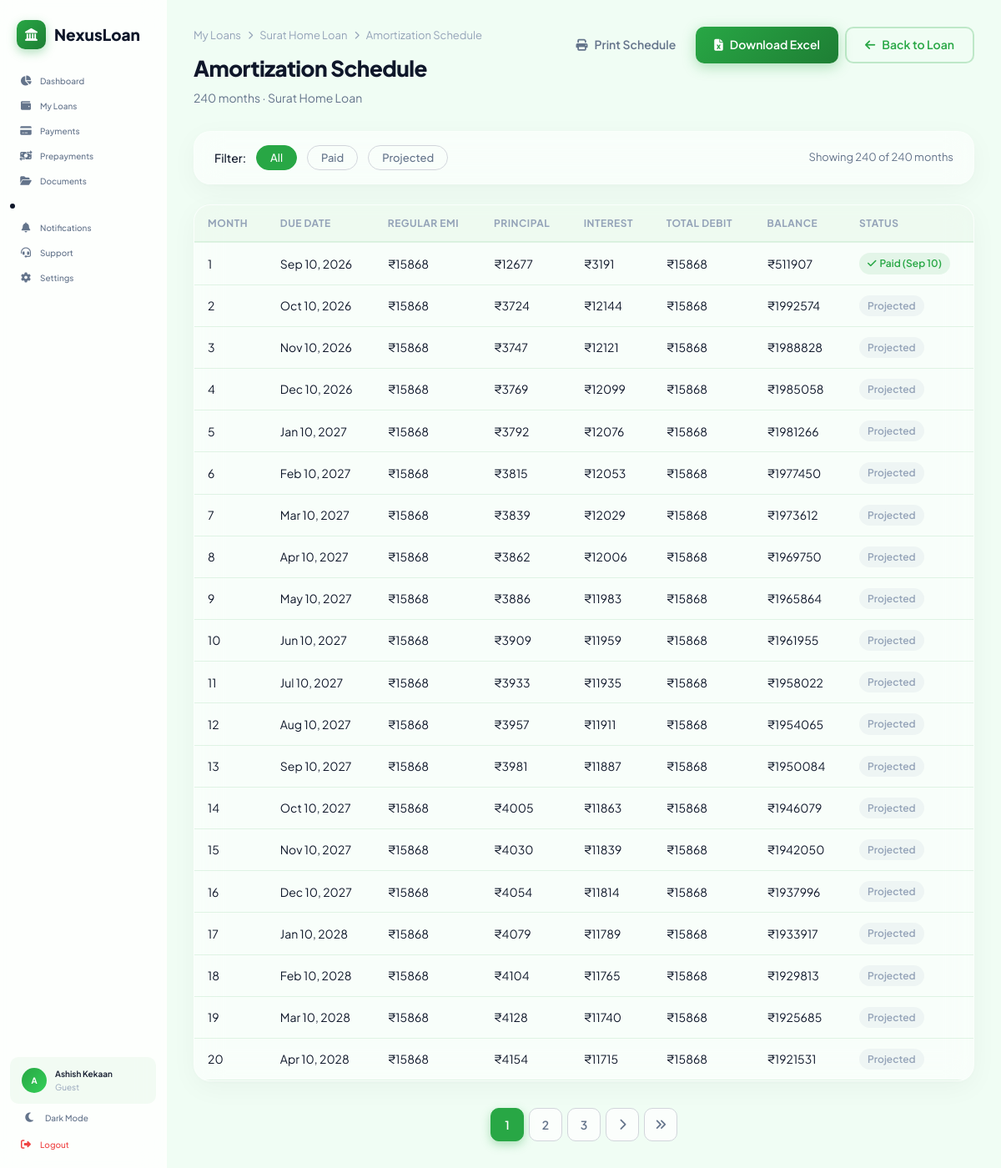
Page /loans/7/schedule/ (signed in) on the committed database.
### accounts/models.py (models this page shows, shortened)
class Profile(models.Model):
    ROLE_CHOICES = [("guest", "Guest"), ("borrower", "Borrower"), ("lender", "Lender")]
    user = models.OneToOneField(
        settings.AUTH_USER_MODEL, on_delete=models.CASCADE, related_name="profile"
    )
    role = models.CharField(max_length=20, choices=ROLE_CHOICES, default="guest")
    phone = models.CharField(max_length=15, blank=True, null=True)
    available_funds = models.DecimalField(max_digits=15, decimal_places=2, default=0)
    kyc_verified = models.BooleanField(default=False)
    pan_number = models.CharField(max_length=10, blank=True, null=True)
    credit_score = models.PositiveIntegerField(
        default=750, help_text="CIBIL score approximation"
    )
    annual_income = models.DecimalField(max_digits=15, decimal_places=2, default=0)
    created_at = models.DateTimeField(auto_now_add=True)

### loans/models.py (models this page shows, shortened)
class Loan(models.Model):
    STATUS_CHOICES = [
        ("active", "Active"),
        ("closed", "Closed"),
        ("default", "Default"),
    ]
    LOAN_TYPE_CHOICES = [
        ("home", "Home Loan"),
        ("car", "Car Loan"),
        ("education", "Education Loan"),
        ("personal", "Personal Loan"),
        ("business", "Business Loan"),
        ("gold", "Gold Loan"),
        ("other", "Other"),
    ]
    EMI_FREQUENCY_CHOICES = [
        ("monthly", "Monthly"),
        ("quarterly", "Quarterly"),
        ("half_yearly", "Half Yearly"),
        ("yearly", "Yearly"),
    ]
    user = models.ForeignKey(
        settings.AUTH_USER_MODEL, on_delete=models.CASCADE, related_name="loans"
    )
    loan_name = models.CharField(max_length=200)
    loan_type = models.CharField(
        max_length=20, choices=LOAN_TYPE_CHOICES, default="home"
    )
    amount = models.DecimalField(max_digits=15, decimal_places=2)
    interest_rate = models.DecimalField(max_digits=5, decimal_places=2)
    tenure_years = models.PositiveIntegerField()
    emi = models.DecimalField(max_digits=15, decimal_places=2)
    start_date = models.DateField()
    first_emi_date = models.DateField(
        null=True,
        blank=True,
        help_text="Date on which first EMI will be deducted.",
    )
    emi_frequency = models.CharField(
        max_length=20, choices=EMI_FREQUENCY_CHOICES, default="monthly"
    )
    auto_debit = models.BooleanField(
        default=True, help_text="Automatically deduct EMI on due date."
    )
    status = models.CharField(max_length=20, choices=STATUS_CHOICES, default="active")
    closed_date = models.DateField(null=True, blank=True)
    remaining_balance = models.DecimalField(max_digits=15, decimal_places=2, default=0)
    total_interest_paid = models.DecimalField(
        max_digits=15, decimal_places=2, default=0
    )
    is_public = models.BooleanField(
        default=False, help_text="Make visible to lenders for investment"
    )
    funded_amount = models.DecimalField(max_digits=15, decimal_places=2, default=0)
    created_at = models.DateTimeField(auto_now_add=True)
    updated_at = models.DateTimeField(auto_now=True)
    class Meta:
        ordering = ["-created_at"]
        verbose_name = "Loan"
        verbose_name_plural = "Loans"
    @property
    def schedule_start_date(self):
        return self.first_emi_date or self.start_date

### payments/models.py (models this page shows, shortened)
class Payment(models.Model):
    STATUS_CHOICES = [
        ("paid", "Paid"),
        ("pending", "Pending"),
        ("overdue", "Overdue"),
    ]
    PAYMENT_MODE_CHOICES = [
        ("manual", "Manual"),
        ("auto_debit", "Auto Debit"),
        ("upi", "UPI"),
        ("netbanking", "Net Banking"),
    ]
    PAYMENT_TYPE_CHOICES = [
        ("emi", "EMI"),
        ("prepayment", "Prepayment"),
        ("foreclosure", "Foreclosure"),
    ]
    loan = models.ForeignKey(
        "loans.Loan", on_delete=models.CASCADE, related_name="payments"
    )
    payment_number = models.PositiveIntegerField(
        help_text="Sequential EMI number (1, 2, 3...)"
    )
    amount = models.DecimalField(max_digits=15, decimal_places=2)
    principal_component = models.DecimalField(max_digits=15, decimal_places=2)
    interest_component = models.DecimalField(max_digits=15, decimal_places=2)
    balance_after = models.DecimalField(
        max_digits=15,
        decimal_places=2,
        help_text="Remaining balance after this payment",
    )
    due_date = models.DateField()
    payment_date = models.DateField(null=True, blank=True)
    status = models.CharField(max_length=20, choices=STATUS_CHOICES, default="pending")
    payment_mode = models.CharField(
        max_length=20, choices=PAYMENT_MODE_CHOICES, default="manual"
    )
    payment_type = models.CharField(
        max_length=20, choices=PAYMENT_TYPE_CHOICES, default="emi"
    )
    regular_emi_amount = models.DecimalField(
        max_digits=15, decimal_places=2, default=Decimal("0.00")
    )
    total_debit_amount = models.DecimalField(
        max_digits=15, decimal_places=2, default=Decimal("0.00")
    )
    created_at = models.DateTimeField(auto_now_add=True)
    class Meta:
        ordering = ["payment_number"]
        unique_together = ["loan", "payment_number"]
        indexes = [
            models.Index(fields=["loan"]),
            models.Index(fields=["status"]),
            models.Index(fields=["payment_date"]),
            models.Index(fields=["loan", "status"]),
            models.Index(fields=["loan", "payment_number"]),
        ]

### payments/views.py (the view)
class EMIScheduleView(LoginRequiredMixin, TemplateView):
    template_name = "payments/emi_schedule.html"
    def get_context_data(self, **kwargs):
        context = super().get_context_data(**kwargs)
        loan_id = kwargs.get("loan_id")
        if self.request.user.is_staff:
            loan = get_object_or_404(Loan, pk=loan_id)
        else:
            loan = get_object_or_404(Loan, pk=loan_id, user=self.request.user)
        schedule = generate_full_schedule(loan)
        paginator = Paginator(schedule, 20)
        page_number = self.request.GET.get("page", 1)
        page_obj = paginator.get_page(page_number)
        context["loan"] = loan
        context["schedule"] = page_obj.object_list
        context["page_obj"] = page_obj
        context["total_schedule_items"] = paginator.count
        return context

### loan_manager/context_processors.py (called while the page is built)
def loan_notifications(request):
    if not request.user.is_authenticated:
        return {
            "header_notifications": [],
            "header_unread_notifications": 0,
        }
    if request.user.is_staff:
        notifications = Notification.objects.select_related("loan", "user").order_by(
            "-created_at"
        )[:5]
        unread_count = Notification.objects.filter(is_read=False).count()
    else:
        notifications = (
            Notification.objects.filter(user=request.user)
            .select_related("loan")
            .order_by("-created_at")[:5]
        )
        unread_count = Notification.objects.filter(
            user=request.user, is_read=False
        ).count()
    return {
        "header_notifications": notifications,
        "header_unread_notifications": unread_count,
        "is_admin": request.user.is_staff,
    }

### loans/utils.py (called while the page is built)
def add_months(source_date, months):
    month = source_date.month - 1 + months
    year = source_date.year + month // 12
    month = month % 12 + 1
    day = min(source_date.day, calendar.monthrange(year, month)[1])
    return date(year, month, day)

def get_period_details(frequency):
    mapping = {
        "monthly": (1, 12),
        "quarterly": (3, 4),
        "half_yearly": (6, 2),
        "yearly": (12, 1),
    }
    return mapping.get(frequency or "monthly", (1, 12))

def add_periods(source_date, period_number, frequency):
    months_per_period, _ = get_period_details(frequency)
    return add_months(source_date, months_per_period * period_number)

def merge_schedule(loan):
    projected = build_projected_schedule(loan)
    paid = build_paid_schedule(loan)
    projected.update(paid)
    schedule = list(projected.values())
    schedule.sort(key=lambda row: (row["period"], row["due_date"]))
    return schedule

def generate_full_schedule(loan):
    return merge_schedule(loan)

### templates/payments/emi_schedule.html (shortened to what this page needs)
{% extends 'app_layout.html' %}
{% load static %}
{% block app_content %}
<div class="page-header">
    <div>
        <div class="breadcrumb">
            <a href="{% url 'loan_list' %}">My Loans</a>
            <i class="fas fa-chevron-right"></i>
            <a href="{% url 'loan_detail' loan.pk %}">{{ loan.loan_name }}</a>
            <i class="fas fa-chevron-right"></i>
            <span>Amortization Schedule</span>
        </div>
        <h1 class="page-title">Amortization Schedule</h1>
        <p class="page-subtitle">{{ total_schedule_items }} months · {{ loan.loan_name }}</p>
    </div>
    <div class="page-actions">
        <button class="btn btn-ghost" onclick="window.print()">
            <i class="fas fa-print"></i> Print Schedule
        </button>
        <a href="{% url 'export_excel' loan.pk %}" class="btn btn-primary">
            <i class="fas fa-file-excel"></i> Download Excel
        </a>
        <a href="{% url 'loan_detail' loan.pk %}" class="btn btn-outline">
            <i class="fas fa-arrow-left"></i> Back to Loan
        </a>
    </div>
</div>
<div class="glass-card" style="padding: 16px 24px; margin-bottom: 24px;">
    <div style="display: flex; gap: 12px; align-items: center; flex-wrap: wrap;">
        <label style="font-weight: 500; font-size: 14px;">Filter:</label>
        <button class="filter-btn active" data-filter="all">All</button>
        <button class="filter-btn" data-filter="paid">Paid</button>
        <button class="filter-btn" data-filter="projected">Projected</button>
        <span style="margin-left: auto; font-size: 13px; color: var(--text-secondary);">
            Showing <span id="rowCount">{{ total_schedule_items }}</span> of {{ total_schedule_items }} months
        </span>
    </div>
</div>
<div class="glass-card" style="padding: 0; overflow: hidden;">
    <div class="table-responsive">
        <table class="data-table schedule-table" id="scheduleTable">
            <thead>
                <tr>
                    <th>Month</th>
                    <th>Due Date</th>
                    <th>Regular EMI</th>
                    <th>Principal</th>
                    <th>Interest</th>
                    <th>Total Debit</th>
                    <th>Balance</th>
                    <th>Status</th>
                </tr>
            </thead>
            <tbody>
                {% for row in schedule %}
                    <tr class="row-{{ row.status }}" data-status="{{ row.status }}">
                        <td>{{ row.period }}</td>
                        <td>{{ row.due_date|date:"M d, Y" }}</td>
                        <td>₹{{ row.regular_emi|floatformat:0 }}</td>
                        <td>₹{{ row.principal|floatformat:0 }}</td>
                        <td>₹{{ row.interest|floatformat:0 }}</td>
                        <td>₹{{ row.total_debit|floatformat:0 }}</td>
                        <td>₹{{ row.balance|floatformat:0 }}</td>
                        <td>
                            {% if row.status == 'paid' %}
                                <span class="status-badge status-paid">
                                    <i class="fas fa-check"></i> Paid
                                    {% if row.payment_date %}({{ row.payment_date|date:"M d" }}){% endif %}
                                </span>
                            {% else %}
                                <span class="status-badge status-projected">Projected</span>
                            {% endif %}
                        </td>
                    </tr>
                {% endfor %}
            </tbody>
        </table>
    </div>
</div>
{% if page_obj.has_other_pages %}
    <div style="margin-top: 24px;">
        {% include "includes/pagination.html" %}
    </div>
{% endif %}
{% endblock %}

### templates/app_layout.html (shortened to what this page needs)
{% extends 'base.html' %}
{% load static %}
{% block content %}
<div class="app-layout">
    <aside class="sidebar" id="sidebar">
        <div class="sidebar-header">
            <a href="{% url 'dashboard' %}" class="sidebar-logo">
                <div class="logo-icon">
                    <i class="fas fa-landmark"></i>
                </div>
                <span class="logo-text">NexusLoan</span>
            </a>
        </div>
        <nav class="sidebar-nav">
            <a href="{% url 'dashboard' %}" class="nav-item {% if request.resolver_match.url_name == 'dashboard' %}active{% endif %}">
                <i class="fas fa-chart-pie"></i>
                <span>Dashboard</span>
            </a>
            {% if not request.user.is_staff %}
                <a href="{% url 'loan_list' %}" class="nav-item {% if request.resolver_match.url_name == 'loan_list' %}active{% endif %}">
                    <i class="fas fa-wallet"></i>
                    <span>My Loans</span>
                </a>
                <a href="{% url 'payment_dashboard' %}" class="nav-item {% if request.resolver_match.url_name == 'payment_dashboard' %}active{% endif %}">
                    <i class="fas fa-credit-card"></i>
                    <span>Payments</span>
                </a>
                <a href="{% url 'prepayment_dashboard' %}" class="nav-item {% if request.resolver_match.url_name == 'prepayment_dashboard' %}active{% endif %}">
                    <i class="fas fa-money-bill-transfer"></i>
                    <span>Prepayments</span>
                </a>
                <a href="{% url 'documents_dashboard' %}" class="nav-item {% if request.resolver_match.url_name == 'documents_dashboard' %}active{% endif %}">
                    <i class="fas fa-folder-open"></i>
                    <span>Documents</span>
                </a>
                <li>
                    <a href="{% url 'notifications_dashboard' %}" class="nav-item {% if request.resolver_match.url_name == 'notifications_dashboard' %}active{% endif %}">
                        <i class="fas fa-bell"></i>
                        <span>Notifications</span>
                    </a>
                </li>
                <a href="{% url 'support_dashboard' %}" class="nav-item {% if request.resolver_match.url_name == 'support_dashboard' %}active{% endif %}">
                    <i class="fas fa-headset"></i>
                    <span>Support</span>
                </a>
                <a href="{% url 'settings_dashboard' %}" class="nav-item {% if request.resolver_match.url_name == 'settings_dashboard' %}active{% endif %}">
                    <i class="fas fa-gear"></i>
                    <span>Settings</span>
                </a>
            {% endif %}
        </nav>
        <div class="sidebar-footer">
            <div class="user-info">
                <div class="user-avatar">{{ request.user.first_name.0|default:request.user.username.0|upper }}</div>
                <div class="user-details">
                    <span class="user-name">{{ request.user.get_full_name|default:request.user.username }}</span>
                    <span class="user-role">
                        {% if request.user.profile %}
                            {{ request.user.profile.get_role_display }}
                        {% else %}
                            User
                        {% endif %}
                    </span>
                </div>
            </div>
            <button class="theme-toggle" id="themeToggle" aria-label="Toggle dark mode">
                <i class="fas fa-moon" id="themeIcon"></i>
                <span id="themeLabel" style="font-size: 10px;">Dark Mode</span>
            </button>
            <a href="{% url 'logout' %}" class="nav-item nav-logout">
                <i class="fas fa-sign-out-alt"></i>
                <span>Logout</span>
            </a>
        </div>
    </aside>
    <main class="main-content">
        {% block app_content %}{% endblock %}
    </main>
</div>
{% endblock %}

### rows in the picture
Loan: loan_name "Surat Home Loan"
Payment: due_date "Sep 10, 2026", payment_date "Sep 10"

### other values in the picture
{{ request.user.first_name.0|default:request.user.username.0|upper }} "A"
{{ request.user.get_full_name|default:request.user.username }} "Ashish Kekaan"
{{ request.user.profile.get_role_display }} "Guest"
{{ total_schedule_items }} "240"
{{ row.period }} "1" "2" "3" "4" "5" "6" "7" "8" "9" "10" "11" "12" "13" "14" "15" "16" "17" "18" "19" "20"
{{ row.regular_emi|floatformat:0 }} "15868" "15868" "15868" "15868" "15868" "15868" "15868" "15868" "15868" "15868" "15868" "15868" "15868" "15868" "15868" "15868" "15868" "15868" "15868" "15868"
{{ row.principal|floatformat:0 }} "12677" "3724" "3747" "3769" "3792" "3815" "3839" "3862" "3886" "3909" "3933" "3957" "3981" "4005" "4030" "4054" "4079" "4104" "4128" "4154"
{{ row.interest|floatformat:0 }} "3191" "12144" "12121" "12099" "12076" "12053" "12029" "12006" "11983" "11959" "11935" "11911" "11887" "11863" "11839" "11814" "11789" "11765" "11740" "11715"
{{ row.total_debit|floatformat:0 }} "15868" "15868" "15868" "15868" "15868" "15868" "15868" "15868" "15868" "15868" "15868" "15868" "15868" "15868" "15868" "15868" "15868" "15868" "15868" "15868"
{{ row.balance|floatformat:0 }} "511907" "1992574" "1988828" "1985058" "1981266" "1977450" "1973612" "1969750" "1965864" "1961955" "1958022" "1954065" "1950084" "1946079" "1942050" "1937996" "1933917" "1929813" "1925685" "1921531"
{{ row.due_date|date:"M d, Y" }} "Oct 10, 2026" "Nov 10, 2026" "Dec 10, 2026" "Jan 10, 2027" "Feb 10, 2027" "Mar 10, 2027" "Apr 10, 2027" "May 10, 2027" "Jun 10, 2027" "Jul 10, 2027" "Aug 10, 2027" "Sep 10, 2027" "Oct 10, 2027" "Nov 10, 2027" "Dec 10, 2027" "Jan 10, 2028" "Feb 10, 2028" "Mar 10, 2028" "Apr 10, 2028"
{{ num }} "1"
{{ num }} "2" "3"
